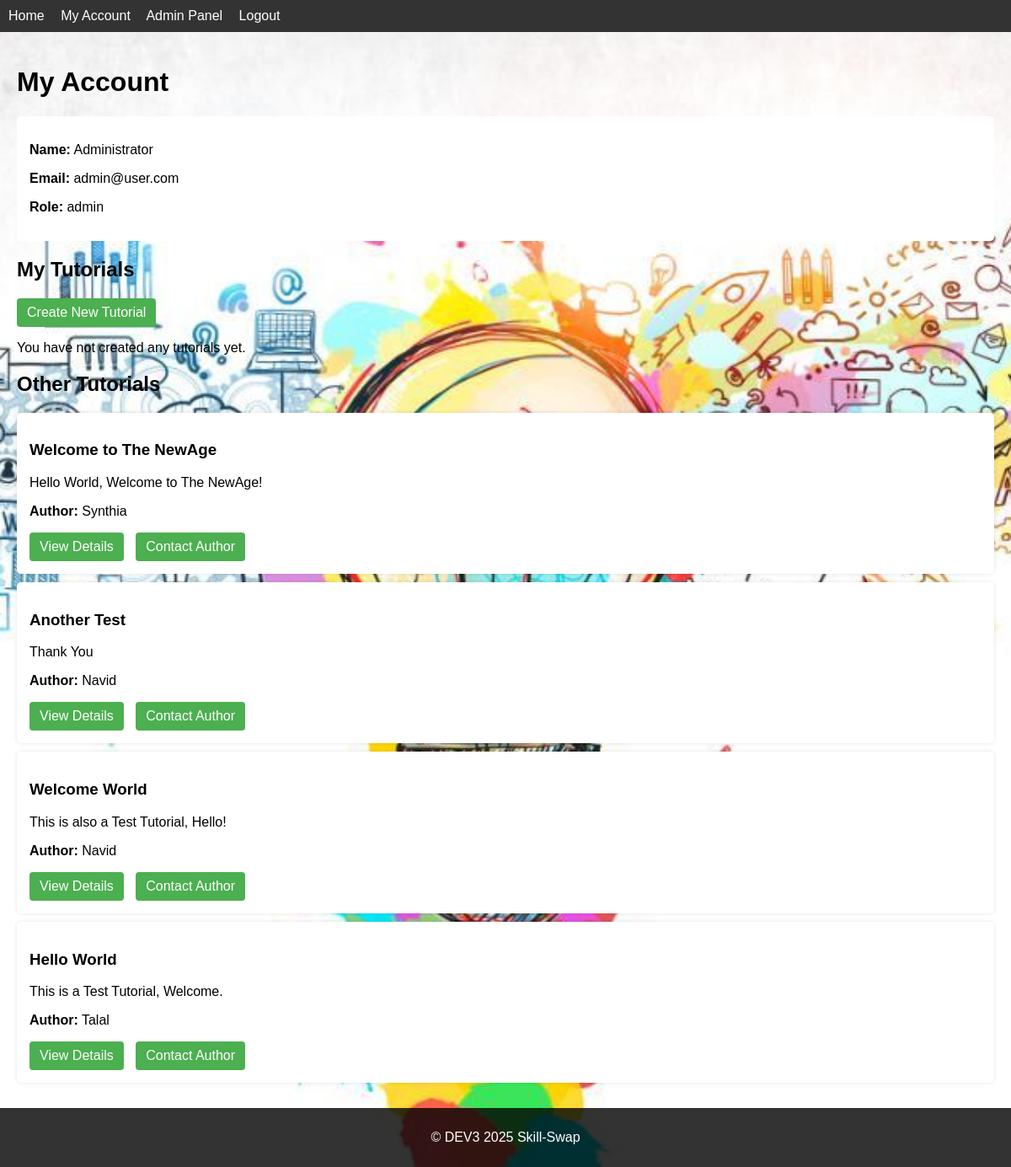
/users.php (signed in), run on the app's committed database.
### tables this page shows
CREATE TABLE `users` (
  `user_id` int(11) NOT NULL,
  `name` varchar(255) NOT NULL,
  `email` varchar(255) NOT NULL,
  `password` varchar(255) NOT NULL,
  `role` enum('teacher','student','admin') NOT NULL
);

CREATE TABLE `tutorials` (
  `tutorial_id` int(11) NOT NULL,
  `user_id` int(11) DEFAULT NULL,
  `title` varchar(255) NOT NULL,
  `description` text NOT NULL,
  `created_at` datetime DEFAULT current_timestamp()
);

### classes/User.php (called while the page is built, shortened)
<?php
class User {
    private $conn;
    private $table = "users";
    public function __construct($db){
        $this->conn = $db;
    }
    public function getProfile($user_id) {
        $query = "SELECT * FROM " . $this->table . " WHERE user_id = :user_id";
        $stmt = $this->conn->prepare($query);
        $stmt->bindParam(':user_id', $user_id);
        $stmt->execute();
        return $stmt->fetch(PDO::FETCH_ASSOC);
    }
}
?>

### classes/Tutorial.php (called while the page is built, shortened)
<?php
class Tutorial {
    private $conn;
    private $table = "tutorials";
    public function __construct($db){
        $this->conn = $db;
    }
    public function getAllTutorials() {
        $query = "SELECT t.*, u.name as author FROM " . $this->table . " t
                  JOIN users u ON t.user_id = u.user_id
                  ORDER BY created_at DESC";
        $stmt = $this->conn->prepare($query);
        $stmt->execute();
        return $stmt->fetchAll(PDO::FETCH_ASSOC);
    }
    public function getTutorialsByUser($user_id) {
        $query = "SELECT * FROM " . $this->table . " WHERE user_id = :user_id ORDER BY created_at DESC";
        $stmt = $this->conn->prepare($query);
        $stmt->bindParam(':user_id', $user_id);
        $stmt->execute();
        return $stmt->fetchAll(PDO::FETCH_ASSOC);
    }
}
?>

### users.php (the view, shortened to what this page needs)
<?php
require_once 'classes/User.php';
require_once 'classes/Tutorial.php';
$db = (new Database())->getConnection();
$userObj = new User($db);
$tutorialObj = new Tutorial($db);
$userProfile = $userObj->getProfile($_SESSION['user_id']);
$selfTutorials = $tutorialObj->getTutorialsByUser($_SESSION['user_id']);
$allTutorials = $tutorialObj->getAllTutorials();
$otherTutorials = array_filter($allTutorials, function($tutorial) {
    return $tutorial['user_id'] != $_SESSION['user_id'];
});
?>
<?php include 'includes/header.php'; ?>
<main>
    <h1>My Account</h1>
    <div class="profile">
        <p><strong>Name:</strong> <?php echo htmlspecialchars($userProfile['name']); ?></p>
        <p><strong>Email:</strong> <?php echo htmlspecialchars($userProfile['email']); ?></p>
		<p><strong>Role:</strong> <?php echo htmlspecialchars($userProfile['role']); ?></p>
    </div>
    <h2>My Tutorials</h2>
    <a href="create_tutorials.php" class="btn">Create New Tutorial</a>
    <?php if(count($selfTutorials) > 0): ?>
        <?php foreach($selfTutorials as $tutorial): ?>
            <div class="tutorial">
                <h3><?php echo htmlspecialchars($tutorial['title']); ?></h3>
                <p><?php echo htmlspecialchars($tutorial['description']); ?></p>
                <div class="tutorial-actions">
                    <a href="view_tutorial.php?tutorial_id=<?php echo $tutorial['tutorial_id']; ?>" class="btn">View</a>
                    <a href="edit_tutorials.php?tutorial_id=<?php echo $tutorial['tutorial_id']; ?>" class="btn">Edit</a>
                    <a href="delete_tutorial.php?tutorial_id=<?php echo $tutorial['tutorial_id']; ?>" class="btn delete" onclick="return confirm('Are you sure?')">Delete</a>
                </div>
            </div>
        <?php endforeach; ?>
    <?php else: ?>
        <p>You have not created any tutorials yet.</p>
    <?php endif; ?>
    <h2>Other Tutorials</h2>
    <?php if(count($otherTutorials) > 0): ?>
        <?php foreach($otherTutorials as $tutorial): ?>
            <div class="tutorial">
                <h3><?php echo htmlspecialchars($tutorial['title']); ?></h3>
                <p><?php echo htmlspecialchars($tutorial['description']); ?></p>
                <p><strong>Author:</strong> <?php echo htmlspecialchars($tutorial['author']); ?></p>
                <div class="tutorial-actions">
                    <a href="view_tutorial.php?tutorial_id=<?php echo $tutorial['tutorial_id']; ?>" class="btn">View Details</a>
                    <a href="chat.php?receiver_id=<?php echo $tutorial['user_id']; ?>" class="btn">Contact Author</a>
                </div>
            </div>
        <?php endforeach; ?>
    <?php else: ?>
        <p>No tutorials available.</p>
    <?php endif; ?>
</main>
<?php include 'includes/footer.php'; ?>

### css/style.css (style rules this page uses)
* { box-sizing: border-box; }
body { font-family: Arial, sans-serif; margin: 0; padding: 0; background-color: #f5f5f5; background-image: url('images/light.jpg'); background-size: cover; background-position: center center; background-attachment: fixed; height: 100vh; }
main { padding: 20px; }
.tutorial { background: #fff; margin: 10px 0; padding: 15px; border-radius: 5px; box-shadow: 0 0 5px rgba(0, 0, 0, 0.1); }
.profile { background: #fff; padding: 15px; margin: 10px 0; border-radius: 5px; }

### users.php (style rules this page uses)
.tutorial-actions { margin-top: 15px; }
.btn { display: inline-block; padding: 8px 12px; background: #4CAF50; color: white; text-decoration: none; border-radius: 4px; margin-right: 10px; }

### data on the page
users: name "Administrator", email "admin@user.com", role "admin"
tutorials: title "Welcome to The NewAge", description "Hello World, Welcome to The NewAge!", user.name "Synthia"
tutorials: title "Another Test", description "Thank You", user.name "Navid"
tutorials: title "Welcome World", description "This is also a Test Tutorial, Hello!", user.name "Navid"
tutorials: title "Hello World", description "This is a Test Tutorial, Welcome.", user.name "Talal"
